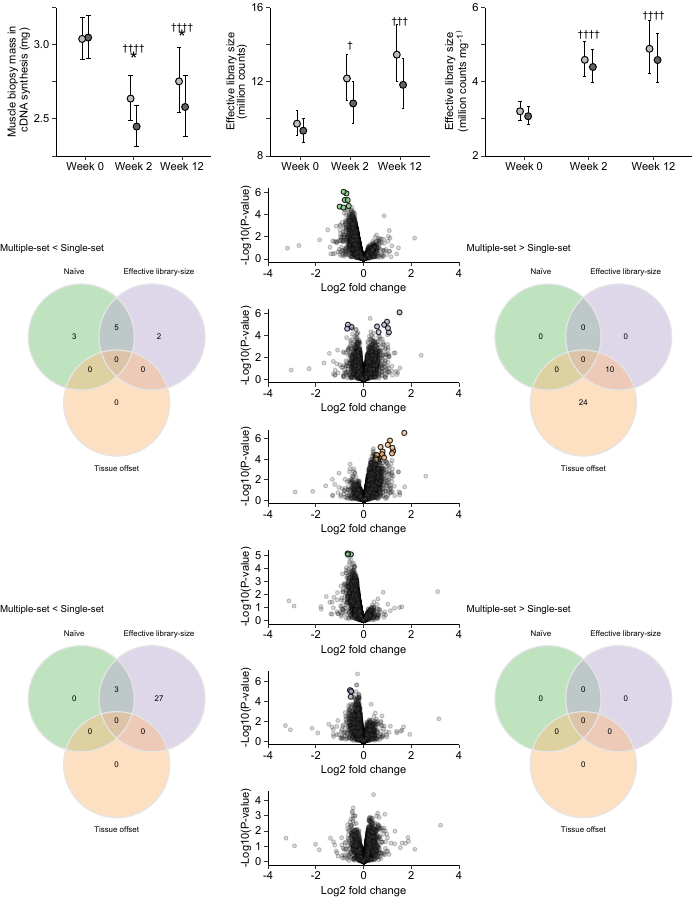

Write R code to recreate this figure.
#### Figure 3 --- DE analysis of different normalization methods #####


source("./R/lib_fun.R")
source("./R/figure_source.R")



#### Assess the effect of Poisson vs. negative binomial model -- 
# Is the extra parameter needed?

## Interaction model 
mm_interaction <- readRDS("./data/derivedData/DE/mixedmodel2_results1.RDS")

## Time model
mm_time <- readRDS("./data/derivedData/DE/mixedmodel2_results2.RDS")



mm_time %>%
  filter(coef == "timew2pre", 
         model == "tissue_offset_lib_size_normalized") %>%
  ggplot(aes(poisson.test)) + geom_histogram(bins = 100) 













######## Fig a: Muscle weight figure ############



# Muscle weights in cDNA synthesis are loaded ##
mw <- read_excel("./data/RNAamount.xlsx") %>%
  mutate(RNA.per.mg = (conc * elution.volume) / prot.mrna1) %>% 
  filter(include == "incl") %>%
  inner_join(read_csv2("./data/oneThreeSetLeg.csv") %>%
               gather("sets", "leg", multiple:single)) %>%
  filter(rnaseq_include == "incl") %>%
  filter(timepoint != "w2post") %>%
  dplyr::select(subject, sets, time = timepoint, RNA.per.mg) %>%
  mutate(tissue = 1000 / RNA.per.mg, 
         tl = log(tissue))  %>%
  filter(!(subject == "FP15" & time == "w2pre")) %>%
  print()



m0 <- lme(log(tissue) ~ time + time:sets, random = list(subject = ~1), data = mw, 
          control = lmeControl(msMaxIter = 100, msVerbose = TRUE, 
                               opt = "optim"))

m1 <- lme(log(tissue) ~ time + time:sets, random = list(subject = ~1 + time), data = mw, 
          control = lmeControl(msMaxIter = 100, msVerbose = TRUE, 
                               opt = "optim"))

anova(m0, m1)
plot(m1)


mw_stats <- data.frame(broom::tidy(m1, effects = "fixed")) %>%
  rowwise() %>%
  mutate(p.flag = if_else(term %in% c("timew12", "timew2pre"), publR::pval(p.value, flag = TRUE, sign = "\U2020"), 
                          if_else(term %in% c("timew0:setssingle", 
                                              "timew2pre:setssingle", 
                                              "timew12:setssingle"), 
                                  publR::pval(p.value, flag = TRUE), "Itercept"))) %>%
  data.frame() %>%
  print()




muscle_weight_fig <- emmeans(m1, specs = ~"time|sets") %>%
  data.frame() %>%
  mutate(time = factor(time, levels = c("w0", "w2pre", "w12"), labels = c("Week 0", "Week 2", "Week 12")), 
         sets = factor(sets, levels = c("single", "multiple"), labels = c("Single-set", "Multiple-set"))) %>%
  ggplot(aes(time, exp(emmean), fill = sets)) + 
  geom_errorbar(aes(ymin = exp(lower.CL), ymax = exp(upper.CL)), 
                position = position_dodge(width = 0.25), 
                width = 0.2, 
                size = line_size) +
  geom_point(position = position_dodge(width = 0.25), 
             shape = 21, 
             size = 2) +
  
  scale_fill_manual(values = c("#bdbdbd", "#636363")) +
  scale_y_continuous(limits = c(2.25, 3.25), 
                     breaks = c(2.25, 2.5, 2.75, 3, 3.25), 
                     labels = c("", 2.50, "", "3.0", ""),
                     expand = c(0, 0)) +
  
  # Sets effects stats segment
  
  # geom_segment(data = data.frame(x1 = c(1.9, 2.9), 
  #                                x2 = c(2.1, 3.1), 
  #                                y1 = c(2.92, 3.07), 
  #                                y2 = c(2.92, 3.07)), 
  #              aes(x = x1, xend = x2, y = y1, yend = y2), 
  #              inherit.aes = FALSE) +
  annotate("text", x = c(2,3), y = c(2.9, 3.05), label = c(mw_stats[6,6], mw_stats[5,6]), 
           size = 5) +
  
  
  annotate("text", x = c(2,3), y = c(2.98, 3.12), label = c(mw_stats[3,6], mw_stats[2,6]), 
           size = 2.5) +
  
  
  
  labs(fill = "", 
       x = "Time-point", 
       y = "Muscle biopsy mass in\n cDNA synthesis (mg)") +
  pl.theme() + 
  theme(axis.title.x = element_blank(), 
        legend.position = "none")




### ################### Total mRNA counts (library size) per time-point ##########



# read DGEList

dge_lists <- readRDS("./data/derivedData/dge_lists/dge_list.RDS")



# using rsem for this example #

selected.method <- "rsem"


# Muscle weight in cDNA synthesis

# Muscle weights in cDNA synthesis are loaded ##
lib.size.data <- read_excel("./data/RNAamount.xlsx") %>%
  mutate(RNA.per.mg = (conc * elution.volume) / prot.mrna1) %>% 
  filter(include == "incl") %>%
  inner_join(read_csv2("./data/oneThreeSetLeg.csv") %>%
               gather("sets", "leg", multiple:single)) %>%
  filter(rnaseq_include == "incl") %>%
  filter(timepoint != "w2post") %>%
  dplyr::select(subject, sets, time = timepoint, RNA.per.mg) %>%
  mutate(tissue = 1000 / RNA.per.mg, 
         tl = log(tissue))  %>%
  filter(!(subject == "FP15" & time == "w2pre")) %>% 
  # This filters out one subject with bad estimation of RNA to mg tissue estimate
  # See script in training study for details
  inner_join(dge_lists[[selected.method]]$samples %>% 
               mutate(eff.lib = lib.size * norm.factors)) %>%
  mutate(eff.lib = as.integer(round(eff.lib, 0)), 
         eff.lib.scaled = eff.lib/10^6) %>%
  mutate(time = factor(time, levels = c("w0", "w2pre", "w12"))) %>%
  print()



# Modeling effective library size 
lib.m0 <- lme(log(eff.lib.scaled) ~ time + time:sets, random = list(subject = ~ 1), 
              data = lib.size.data)

lib.m1 <- lme(log(eff.lib.scaled) ~ time + time:sets, random = list(subject = ~ 1),
              weights = varIdent(form = ~ 1|time), 
              data = lib.size.data)


anova(lib.m0, lib.m1)

plot(lib.m0, main = "m0"); plot(lib.m1, main = "m1")

# Evidence for accounting for heteroscedasticity, using model lib.m1

# Including random slope per time

lib.m2 <- lme(log(eff.lib.scaled) ~ time + time:sets, random = list(subject = ~ 1 + time),
              weights = varIdent(form = ~ 1|time), 
              data = lib.size.data)

anova(lib.m1, lib.m2) # not called for 




# Modeling library size per tissue weight

# negative binomial model

# library per tissue
lt.m0 <- lme(log(eff.lib.scaled/tissue) ~ time + time:sets, random = list(subject = ~1), 
             data = lib.size.data)


lt.m1 <- lme(log(eff.lib.scaled/tissue) ~ time + time:sets, random = list(subject = ~1), 
             data = lib.size.data, weights = varIdent(form = ~ 1|time))



# Accounting for heteroscedasticity? 

plot(lt.m0, main = "Library size per tissue, m0"); plot(lt.m1, main = "Library size per tissue, m1") 

anova(lt.m0, lt.m1) 

# Clear evidence of better models using weights

# Random slopes? 

lt.m2 <- lme(log(eff.lib.scaled/tissue) ~ time + time:sets, random = list(subject = ~1 + time), 
             data = lib.size.data, weights = varIdent(form = ~ 1|time),
             control = lmeControl(msMaxIter = 100, msVerbose = TRUE, 
                                  opt = "optim"))

anova(lt.m1, lt.m2) # not called for



# Extract statistics
lt.m1.stats <- data.frame(broom::tidy(lt.m1, effects = "fixed")) %>%
  rowwise() %>%
  mutate(p.flag = if_else(term %in% c("timew12", "timew2pre"), publR::pval(p.value, flag = TRUE, sign = "\U2020"), 
                          if_else(term %in% c("timew0:setssingle", 
                                              "timew2pre:setssingle", 
                                              "timew12:setssingle"), 
                                  publR::pval(p.value, flag = TRUE), "Itercept"))) %>%
  data.frame() %>%
  print()


lib.m1.stats <- data.frame(broom::tidy(lib.m1, effects = "fixed")) %>%
  rowwise() %>%
  mutate(p.flag = if_else(term %in% c("timew12", "timew2pre"), publR::pval(p.value, flag = TRUE, sign = "\U2020"), 
                          if_else(term %in% c("timew0:setssingle", 
                                              "timew2pre:setssingle", 
                                              "timew12:setssingle"), 
                                  publR::pval(p.value, flag = TRUE), "Itercept"))) %>%
  data.frame() %>%
  print()



# Plotting the data 
per.rna <- emmeans(lib.m1, specs = ~ "time|sets") %>%
  data.frame() %>%
  mutate(time = factor(time, levels = c("w0", "w2pre", "w12"), labels = c("Week 0", "Week 2", "Week 12")), 
         sets = factor(sets, levels = c("single", "multiple"), labels = c("Single-set", "Multiple-set"))) %>%
  
  ggplot(aes(time, exp(emmean), fill = sets )) +
  geom_errorbar(aes(ymin = exp(lower.CL), ymax = exp(upper.CL)), 
                position = position_dodge(width = 0.25), 
                width = 0.1, 
                size = line_size) +
  geom_point(position = position_dodge(width = 0.25), 
             shape = 21, 
             size = 2) +
  
  scale_fill_manual(values = c("#bdbdbd", "#636363")) +
  scale_y_continuous(limits = c(8, 16), 
                     breaks = c(8, 10, 12, 14, 16), 
                     labels = c(8, "", 12, "", 16),
                     expand = c(0, 0)) +
  
  # Sets effects stats segment
  
  # geom_segment(data = data.frame(x1 = c(1.9, 2.9), 
  #                                x2 = c(2.1, 3.1), 
  #                                y1 = c(2.92, 3.07), 
  #                                y2 = c(2.92, 3.07)), 
  #              aes(x = x1, xend = x2, y = y1, yend = y2), 
  #              inherit.aes = FALSE) +
  annotate("text", x = c(2,3), y = c(14, 15.3), label = c(lib.m1.stats[2,6], lib.m1.stats[3,6]), 
           size = 2.5) +
  
  
  annotate("text", x = c(2,3), y = c(13.8, 15.1), label = c(lib.m1.stats[5,6], lib.m1.stats[6,6]), 
           size = 5) +
  
  labs(fill = "", 
       x = "Time-point", 
       y = bquote("Effective library size<br>(million counts)")) +
  pl.theme() + 
  theme(axis.title.x = element_blank(), 
        legend.position = "none", 
        axis.title.y = element_markdown())





per.tissue <- emmeans(lt.m1, specs = ~ "time|sets") %>%
  data.frame() %>%
  mutate(time = factor(time, levels = c("w0", "w2pre", "w12"), labels = c("Week 0", "Week 2", "Week 12")), 
         sets = factor(sets, levels = c("single", "multiple"), labels = c("Single-set", "Multiple-set"))) %>%
  
  ggplot(aes(time, exp(emmean), fill = sets )) +
  geom_errorbar(aes(ymin = exp(lower.CL), ymax = exp(upper.CL)), 
                position = position_dodge(width = 0.25), 
                width = 0.1, 
                size = line_size) +
  geom_point(position = position_dodge(width = 0.25), 
             shape = 21, 
             size = 2) +
  
  scale_fill_manual(values = c("#bdbdbd", "#636363")) +
  scale_y_continuous(limits = c(2, 6), 
                     breaks = c(2, 3, 4, 5, 6), 
                     labels = c(2, "", 4, "", 6),
                     expand = c(0, 0)) +
  
  # Sets effects stats segment
  
  # geom_segment(data = data.frame(x1 = c(1.9, 2.9), 
  #                                x2 = c(2.1, 3.1), 
  #                                y1 = c(2.92, 3.07), 
  #                                y2 = c(2.92, 3.07)), 
  #              aes(x = x1, xend = x2, y = y1, yend = y2), 
  #              inherit.aes = FALSE) +
  annotate("text", x = c(2,3), y = c(5.3, 5.8), label = c(lt.m1.stats[2,6], lt.m1.stats[3,6]), 
           size = 2.5) +
  
  
  labs(fill = "", 
       x = "Time-point", 
       y = "Effective library size<br>(million counts mg^-1^)") +
  pl.theme() + 
  theme(axis.title.x = element_blank(), 
        legend.position = "none", 
        axis.title.y = element_markdown())







mm2_2 <- readRDS(file = "./data/derivedData/DE/mixedmodel2_results2.RDS")


mm2_1 <- readRDS(file = "./data/derivedData/DE/mixedmodel2_results1.RDS")

### Sets comparisons #####

volcano_data <- mm2_1 %>%
  filter(coef %in% c("timew0:setsmultiple",  "timew2pre:setsmultiple", "timew2post:setsmultiple", 
                     "timew12:setsmultiple")) %>%
  mutate(coef = factor(coef, levels = c("timew0:setsmultiple", "timew2pre:setsmultiple", "timew12:setsmultiple"),
                       labels = c("Week 0: Multiple - Single-set", 
                                  "Week 2: Multiple - Single-set", 
                                  "Week 12: Multiple - Single-set")),
         model = factor(model, levels = c("naive", "lib_size_normalized", "tissue_offset_lib_size_normalized"), 
                        labels = c("No normalization", 
                                   "Effective library size", 
                                   "Per tissue mass +\nEffective library size"))) %>%
  
  group_by(coef, model) %>%
  mutate(adj.p = p.adjust(p.val, method = "fdr"), 
         pthreshold = if_else(adj.p > 0.05, "ns", "s"), 
         log2fc = estimate/log(2), 
         fcthreshold = if_else(abs(log2fc) > 0.5, "s", "ns"), 
         sig = if_else(fcthreshold == "s" & pthreshold == "s", "s", "ns")) %>%
  print()



##### Settings specifically for figure 3 ##################

## Color themes 
volcano.color.naive <- c("gray30", diff.colors[1])
volcano.color.ls <- c("gray30", diff.colors[2])
volcano.color.tissue <- c("gray30", diff.colors[3])


## Sizes volcano plots

volcano_size <- c(1, 1.4)
volcano_alpha <- c(0.2, 0.8)



############## Week 2 comparisons #####################################






week2_naive <- volcano_data %>%
  filter(model == "No normalization" & coef == "Week 2: Multiple - Single-set") %>%
  
  ggplot(aes(log2fc, -log10(p.val), fill = sig, alpha = sig, size = sig)) + 
  geom_point(shape = 21) +
  
  # Scales
  scale_color_manual(values = volcano.color.naive) + 
  scale_fill_manual(values = volcano.color.naive) +
  scale_size_manual(values = volcano_size) +
  scale_alpha_manual(values = volcano_alpha) +
  
  scale_x_continuous(breaks = c(-4, -2, 0, 2, 4), limits = c(-4, 4), expand = c(0, 0)) +
  
  
  labs(x = "Log2 fold change", 
       y = "-Log10(P-value)") +
  
  pl.theme() +
  theme(strip.background = element_blank(),
        strip.text = element_text(size = 7),
        # panel.border = element_rect(colour = "black"),
        legend.position = "none")  

week2_libsize <- volcano_data %>%
  filter(model == "Effective library size" & coef == "Week 2: Multiple - Single-set") %>%
  
  ggplot(aes(log2fc, -log10(p.val), fill = sig, alpha = sig, size = sig)) + 
  geom_point(shape = 21) +
  
  # Scales
  scale_color_manual(values = volcano.color.ls) + 
  scale_fill_manual(values = volcano.color.ls) +
  scale_size_manual(values = volcano_size) +
  scale_alpha_manual(values = volcano_alpha) +
  
  scale_x_continuous(breaks = c(-4, -2, 0, 2, 4), limits = c(-4, 4), expand = c(0, 0)) +
  
  labs(x = "Log2 fold change", 
       y = "-Log10(P-value)") +
  
  pl.theme() +
  
  theme(strip.background = element_blank(),
        strip.text = element_text(size = 7),
        # panel.border = element_rect(colour = "black"),
        legend.position = "none") 


week2_tissue <- volcano_data %>%
  filter(model == "Per tissue mass +\nEffective library size" & coef == "Week 2: Multiple - Single-set") %>%
  
  ggplot(aes(log2fc, -log10(p.val), fill = sig, alpha = sig, size = sig)) + 
  geom_point(shape = 21) +
  
  # Scales
  scale_color_manual(values = volcano.color.tissue) + 
  scale_fill_manual(values = volcano.color.tissue) +
  scale_size_manual(values = volcano_size) +
  scale_alpha_manual(values = volcano_alpha) +
  
  scale_x_continuous(breaks = c(-4, -2, 0, 2, 4), limits = c(-4, 4), expand = c(0, 0)) +
  
  labs(x = "Log2 fold change", 
       y = "-Log10(P-value)") +
  
  pl.theme() +
  
  theme(strip.background = element_blank(),
        strip.text = element_text(size = 7),
        # panel.border = element_rect(colour = "black"),
        legend.position = "none") 
#### Venn diagrams for sets-effects ###############


venn_list_up <- list() 
venn_list_down <- list()

Coef <- c("timew2pre:setsmultiple", "timew2pre:setsmultiple", "timew2pre:setsmultiple",
          "timew12:setsmultiple", "timew12:setsmultiple", "timew12:setsmultiple")
Model <- c("naive", "lib_size_normalized", "tissue_offset_lib_size_normalized", 
           "naive", "lib_size_normalized", "tissue_offset_lib_size_normalized")



for(i in 1:6){
  
temp_up <- mm2_1 %>%
    group_by(model, coef) %>%
    mutate(adj.p = p.adjust(p.val, method = "fdr")) %>% 
    mutate(pt = if_else(adj.p  < 0.05, "s", "ns"), 
           sig.gene = if_else(pt == "s", gene, "ns")) %>%
    
    filter(sig.gene != "ns", 
           estimate > 0) %>%
    filter(coef == Coef[i] & model == Model[i]) %>%

    data.frame()
 

temp_down <- mm2_1 %>%
  group_by(model, coef) %>%
  mutate(adj.p = p.adjust(p.val, method = "fdr")) %>% 
  mutate(pt = if_else(adj.p  < 0.05, "s", "ns"), 
         sig.gene = if_else(pt == "s", gene, "ns")) %>%
  
  filter(sig.gene != "ns", 
         estimate < 0) %>%
  filter(coef == Coef[i] & model == Model[i]) %>%
  
  data.frame()

 
    venn_list_up[[i]] <- temp_up$sig.gene
    venn_list_down[[i]] <- temp_down$sig.gene

}


names(venn_list_up) <- c("Naïve", "Effective library-size", "Tissue offset", "Naïve", "Effective library-size", "Tissue offset")
names(venn_list_down) <- c("Naïve", "Effective library-size", "Tissue offset", "Naïve", "Effective library-size", "Tissue offset")




week2_venn_up <- ggvenn(venn_list_up[1:3], 
                        show_elements = FALSE, 
                        value_type = "count",
                        fill_color = diff.colors, 
                        stroke_color = "gray90", 
                        set_name_size = 2, 
                        text_size = 2, 
                        stroke_size = 0.4) +
  labs(title = "Multiple-set > Single-set") + 
  theme(plot.title = element_text(size = 7))

week2_venn_down <- ggvenn(venn_list_down[1:3], 
                     show_elements = FALSE, 
                     value_type = "count",
                     fill_color = diff.colors, 
                     stroke_color = "gray90", 
                     set_name_size = 2, 
                     text_size = 2, 
                     stroke_size = 0.4) +
  labs(title = "Multiple-set < Single-set ")+ 
  theme(plot.title = element_text(size = 7))




week12_venn_up <- ggvenn(venn_list_up[4:6], 
                         show_elements = FALSE, 
                         value_type = "count",
                         fill_color = diff.colors, 
                         stroke_color = "gray90", 
                         set_name_size = 2, 
                         text_size = 2, 
                         stroke_size = 0.4) +
  labs(title = "Multiple-set > Single-set")+ 
  theme(plot.title = element_text(size = 7))

week12_venn_down <- ggvenn(venn_list_down[4:6], 
                           show_elements = FALSE, 
                           value_type = "count",
                           fill_color = diff.colors, 
                           stroke_color = "gray90", 
                           set_name_size = 2, 
                           text_size = 2, 
                           stroke_size = 0.4) +
  labs(title = "Multiple-set < Single-set ")+ 
  theme(plot.title = element_text(size = 7))





week2_grid <-  plot_grid(week2_venn_down, 
                         plot_grid(week2_naive, week2_libsize, week2_tissue, ncol = 1), 
            week2_venn_up, ncol = 3)




####### Week 12 comparisons ##################################

week12_naive <- volcano_data %>%
  filter(model == "No normalization" & coef == "Week 12: Multiple - Single-set") %>%
  
  ggplot(aes(log2fc, -log10(p.val), fill = sig, alpha = sig, size = sig)) + 
  geom_point(shape = 21) +
  
  # Scales
  scale_color_manual(values = volcano.color.naive) + 
  scale_fill_manual(values = volcano.color.naive) +
  scale_size_manual(values = volcano_size) +
  scale_alpha_manual(values = volcano_alpha) +
  
  scale_x_continuous(breaks = c(-4, -2, 0, 2, 4), limits = c(-4, 4), expand = c(0, 0)) +
  
  labs(x = "Log2 fold change", 
       y = "-Log10(P-value)") +
  
  pl.theme() +
  
  theme(strip.background = element_blank(),
        strip.text = element_text(size = 7),
        # panel.border = element_rect(colour = "black"),
        legend.position = "none") 

week12_libsize <- volcano_data %>%
  filter(model == "Effective library size" & coef == "Week 12: Multiple - Single-set") %>%
  
  ggplot(aes(log2fc, -log10(p.val), fill = sig, alpha = sig, size = sig)) + 
  geom_point(shape = 21) +
  
  # Scales
  scale_color_manual(values = volcano.color.ls) + 
  scale_fill_manual(values = volcano.color.ls) +
  scale_size_manual(values = volcano_size) +
  scale_alpha_manual(values = volcano_alpha) +
  
  scale_x_continuous(breaks = c(-4, -2, 0, 2, 4), limits = c(-4, 4), expand = c(0, 0)) +
  
  labs(x = "Log2 fold change", 
       y = "-Log10(P-value)") +
  
  pl.theme() +
  
  theme(strip.background = element_blank(),
        strip.text = element_text(size = 7),
        # panel.border = element_rect(colour = "black"),
        legend.position = "none") 


week12_tissue <- volcano_data %>%
  filter(model == "Per tissue mass +\nEffective library size" & coef == "Week 12: Multiple - Single-set") %>%
  
  ggplot(aes(log2fc, -log10(p.val), fill = sig, alpha = sig, size = sig)) + 
  geom_point(shape = 21) +
  
  # Scales
  scale_color_manual(values = volcano.color.tissue) + 
  scale_fill_manual(values = volcano.color.tissue) +
  scale_size_manual(values = volcano_size) +
  scale_alpha_manual(values = volcano_alpha) +
  
  scale_x_continuous(breaks = c(-4, -2, 0, 2, 4), limits = c(-4, 4), expand = c(0, 0)) +
  
  labs(x = "Log2 fold change", 
       y = "-Log10(P-value)") +
  
  pl.theme() +
  
  theme(strip.background = element_blank(),
        strip.text = element_text(size = 7),
        # panel.border = element_rect(colour = "black"),
        legend.position = "none") 







week12_grid <- plot_grid(week12_venn_down, 
                         plot_grid(week12_naive, week12_libsize, week12_tissue, ncol = 1), 
                          week12_venn_up, ncol = 3)







############################ Week 2 time effect ###############

#### Venn diagrams for sets-effects ###############


venn_list_up <- list() 
venn_list_down <- list()

Coef <- c("timew2pre", "timew2pre", "timew2pre",
          "timew12", "timew12", "timew12")
Model <- c("naive", "lib_size_normalized", "tissue_offset_lib_size_normalized", 
           "naive", "lib_size_normalized", "tissue_offset_lib_size_normalized")



for(i in 1:6){
  
  temp_up <- mm2_2 %>%
    group_by(model, coef) %>%
    mutate(adj.p = p.adjust(p.val, method = "fdr")) %>% 

    mutate(pt = if_else(adj.p  < 0.05, "s", "ns"), 
           sig.gene = if_else(pt == "s", gene, "ns")) %>%
    
    filter(sig.gene != "ns", 
           estimate > 0) %>%
    filter(coef == Coef[i] & model == Model[i]) %>%
    
    data.frame()
  
  
  temp_down <- mm2_2 %>%
    group_by(model, coef) %>%
    mutate(adj.p = p.adjust(p.val, method = "fdr")) %>% 
    mutate(pt = if_else(adj.p  < 0.05, "s", "ns"), 
           sig.gene = if_else(pt == "s", gene, "ns")) %>%
    
    filter(sig.gene != "ns", 
           estimate < 0) %>%
    filter(coef == Coef[i] & model == Model[i]) %>%
    
    data.frame()
  
  
  venn_list_up[[i]] <- temp_up$sig.gene
  venn_list_down[[i]] <- temp_down$sig.gene
  
}


names(venn_list_up) <- c("Naïve", "Effective library-size", "Tissue offset", "Naïve", "Effective library-size", "Tissue offset")
names(venn_list_down) <- c("Naïve", "Effective library-size", "Tissue offset", "Naïve", "Effective library-size", "Tissue offset")





timeweek2_venn_up <- ggvenn(venn_list_up[1:3], 
                        show_elements = FALSE, 
                        value_type = "count",
                        fill_color = diff.colors, 
                        stroke_color = "gray90", 
                        set_name_size = 2, 
                        text_size = 2, 
                        stroke_size = 0.4) +
  labs(title = "Week 2 > Week 0") + 
  theme(plot.title = element_text(size = 7))

timeweek2_venn_down <- ggvenn(venn_list_down[1:3], 
                          show_elements = FALSE, 
                          value_type = "count",
                          fill_color = diff.colors, 
                          stroke_color = "gray90", 
                          set_name_size = 2, 
                          text_size = 2, 
                          stroke_size = 0.4) +
  labs(title = "Week 2 < Week 0")+ 
  theme(plot.title = element_text(size = 7))




timeweek12_venn_up <- ggvenn(venn_list_up[4:6], 
                         show_elements = FALSE, 
                         value_type = "count",
                         fill_color = diff.colors, 
                         stroke_color = "gray90", 
                         set_name_size = 2, 
                         text_size = 2, 
                         stroke_size = 0.4) +
  labs(title = "Multiple-set > Single-set")+ 
  theme(plot.title = element_text(size = 7))

timeweek12_venn_down <- ggvenn(venn_list_down[4:6], 
                           show_elements = FALSE, 
                           value_type = "count",
                           fill_color = diff.colors, 
                           stroke_color = "gray90", 
                           set_name_size = 2, 
                           text_size = 2, 
                           stroke_size = 0.4) +
  labs(title = "Multiple-set < Single-set ")+ 
  theme(plot.title = element_text(size = 7))









volcano_time_data <- mm2_2 %>%
  group_by(coef, model) %>%
  mutate(adj.p = p.adjust(p.val, method = "fdr"), 
         pthreshold = if_else(adj.p > 0.05, "ns", "s"), 
         log2fc = estimate/log(2), 
         fcthreshold = if_else(abs(log2fc) > 0.5, "s", "ns"), 
         sig = if_else(fcthreshold == "s" & pthreshold == "s", "s", "ns")) %>%
  print()


week2_time_naive <- volcano_time_data %>%
  filter(model == "naive" & coef == "timew2pre") %>% 
  
  ggplot(aes(log2fc, -log10(p.val), fill = sig, alpha = sig, size = sig)) + 
  geom_point(shape = 21) +
  
  # Scales
  scale_color_manual(values = volcano.color.naive) + 
  scale_fill_manual(values = volcano.color.naive) +
  scale_size_manual(values = volcano_size) +
  scale_alpha_manual(values = volcano_alpha) +
  
  scale_x_continuous(breaks = c(-2, 0, 2, 4, 6, 8), limits = c(-2, 8), expand = c(0, 0)) +
  
  labs(x = "Log2 fold change", 
       y = "-Log10(P-value)") +
  
  pl.theme() +
  
  theme(strip.background = element_blank(),
        strip.text = element_text(size = 7),
        # panel.border = element_rect(colour = "black"),
        legend.position = "none") 




week2_time_libsize <- volcano_time_data %>%
  filter(model == "lib_size_normalized" & coef == "timew2pre") %>% 
  
  ggplot(aes(log2fc, -log10(p.val), fill = sig, alpha = sig, size = sig)) + 
  geom_point(shape = 21) +
  
  # Scales
  scale_color_manual(values = volcano.color.ls) + 
  scale_fill_manual(values = volcano.color.ls) +
  scale_size_manual(values = volcano_size) +
  scale_alpha_manual(values = volcano_alpha) +
  
  scale_x_continuous(breaks = c(-2, 0, 2, 4, 6, 8), limits = c(-2, 8), expand = c(0, 0)) +
  
  labs(x = "Log2 fold change", 
       y = "-Log10(P-value)") +
  
  pl.theme() +
  
  theme(strip.background = element_blank(),
        strip.text = element_text(size = 7),
        # panel.border = element_rect(colour = "black"),
        legend.position = "none") 


week2_time_tissue <- volcano_time_data %>%
  filter(model == "tissue_offset_lib_size_normalized" & coef == "timew2pre") %>% 
  
  ggplot(aes(log2fc, -log10(p.val), fill = sig, alpha = sig, size = sig)) + 
  geom_point(shape = 21) +
  
  # Scales
  scale_color_manual(values = volcano.color.tissue) + 
  scale_fill_manual(values = volcano.color.tissue) +
  scale_size_manual(values = volcano_size) +
  scale_alpha_manual(values = volcano_alpha) +
  
  scale_x_continuous(breaks = c(-2, 0, 2, 4, 6, 8), limits = c(-2, 8), expand = c(0, 0)) +
  
  labs(x = "Log2 fold change", 
       y = "-Log10(P-value)") +
  
  pl.theme() +
  
  theme(strip.background = element_blank(),
        strip.text = element_text(size = 7),
        # panel.border = element_rect(colour = "black"),
        legend.position = "none") 








########### w12 time effect #############################

week12_time_naive <- volcano_time_data %>%
  
  filter(model == "naive" & coef == "timew12") %>% 
  
  ggplot(aes(log2fc, -log10(p.val), fill = sig, alpha = sig, size = sig)) + 
  geom_point(shape = 21) +
  
  # Scales
  scale_color_manual(values = volcano.color.naive) + 
  scale_fill_manual(values = volcano.color.naive) +
  scale_size_manual(values = volcano_size) +
  scale_alpha_manual(values = volcano_alpha) +
  
  scale_x_continuous(breaks = c(-2, 0, 2, 4, 6, 8), limits = c(-2, 8), expand = c(0, 0)) +
  
  labs(x = "Log2 fold change", 
       y = "-Log10(P-value)") +
  
  pl.theme() +
  
  theme(strip.background = element_blank(),
        strip.text = element_text(size = 7),
        # panel.border = element_rect(colour = "black"),
        legend.position = "none") 



week12_time_libsize <- volcano_time_data %>%
  filter(model == "lib_size_normalized" & coef == "timew12") %>% 
  
  ggplot(aes(log2fc, -log10(p.val), fill = sig, alpha = sig, size = sig)) + 
  geom_point(shape = 21) +
  
  # Scales
  scale_color_manual(values = volcano.color.ls) + 
  scale_fill_manual(values = volcano.color.ls) +
  scale_size_manual(values = volcano_size) +
  scale_alpha_manual(values = volcano_alpha) +
  
  scale_x_continuous(breaks = c(-2, 0, 2, 4, 6, 8), limits = c(-2, 8), expand = c(0, 0)) +
  
  labs(x = "Log2 fold change", 
       y = "-Log10(P-value)") +
  
  pl.theme() +
  
  theme(strip.background = element_blank(),
        strip.text = element_text(size = 7),
        # panel.border = element_rect(colour = "black"),
        legend.position = "none") 


week12_time_tissue <- volcano_time_data %>%
  filter(model == "tissue_offset_lib_size_normalized" & coef == "timew2pre") %>% 
  
  ggplot(aes(log2fc, -log10(p.val), fill = sig, alpha = sig, size = sig)) + 
  geom_point(shape = 21) +
  
  # Scales
  scale_color_manual(values = volcano.color.tissue) + 
  scale_fill_manual(values = volcano.color.tissue) +
  scale_size_manual(values = volcano_size) +
  scale_alpha_manual(values = volcano_alpha) +
  
  scale_x_continuous(breaks = c(-2, 0, 2, 4, 6, 8), limits = c(-2, 8), expand = c(0, 0)) +
  
  labs(x = "Log2 fold change", 
       y = "-Log10(P-value)") +
  
  pl.theme() +
  
  theme(strip.background = element_blank(),
        strip.text = element_text(size = 7),
        # panel.border = element_rect(colour = "black"),
        legend.position = "none") 



timeweek2_grid <-  plot_grid(plot_grid(week2_time_naive, week2_time_libsize, week2_time_tissue, ncol = 1), 
                              plot_grid(timeweek2_venn_up, timeweek2_venn_down, ncol = 1))


timeweek12_grid <-  plot_grid(plot_grid(week12_time_naive, week12_time_libsize, week12_time_tissue, ncol = 1), 
                          plot_grid(timeweek12_venn_up, timeweek12_venn_down, ncol = 1))








############## Complete figure ###################



figure3 <- plot_grid(plot_grid(muscle_weight_fig, per.rna, per.tissue, ncol = 3, rel_widths = c(0.3, 0.3, 0.36), 
                               align = "h"), 
                     
                     week2_grid, 
                     
                     week12_grid,
                     
                     rel_heights = c(0.2, 0.4, 0.4),
                     
                     #timeweek2_grid, timeweek12_grid, 
                     ncol = 1)




#          draw_plot_label(label=c("A", "B"),
#                          x = c(0.02, 0.02), 
#                          y = c(0.97, 0.47),
#                          hjust=.5, vjust=.5, size = label.size)
          
          
          
          
          # Width of figure = 1x columns 8.9 cm
          # height of figure = full page = 23 cm
          
          
          ggsave("figures/figure3.pdf", plot = figure3, width = 8.9 * 2, height = 23, 
                 dpi = 600,
                 units = "cm", device=cairo_pdf)
          

# GO overlap alternatively gene-ovelap between methods?



### Time figures ###









